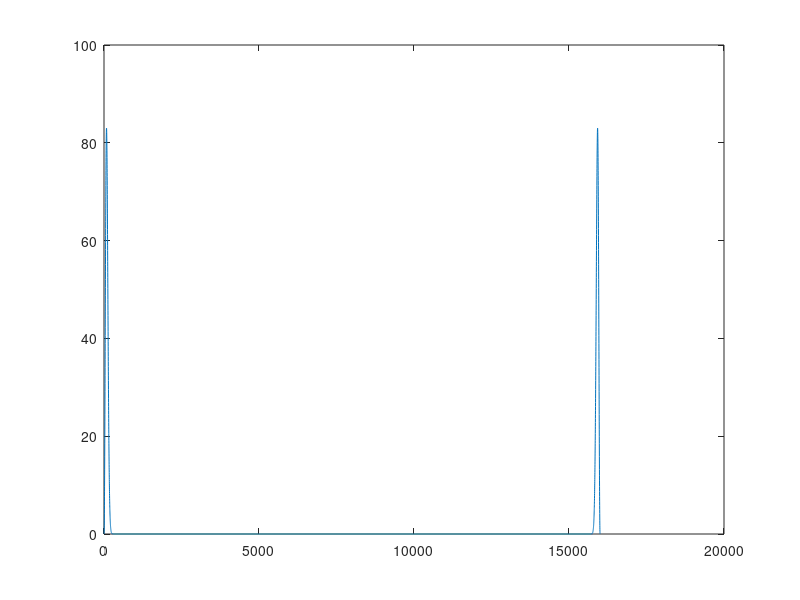
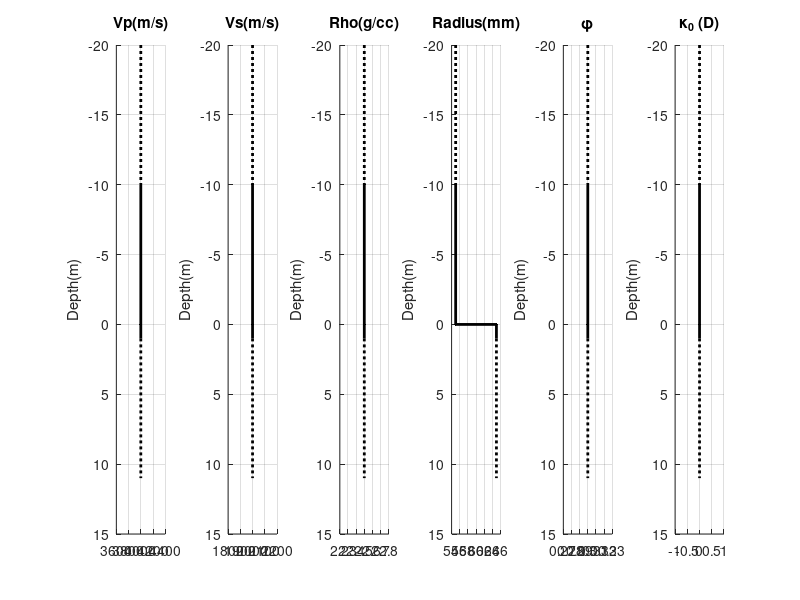

MATLAB code to generate these figures, in order: (Note: this script raises an error after producing the figures.)
%Modeling_VSP_tubewave_Caliper_Change
% S. Minato
% Delft University of Technology
% s.minato-1@tudelft.nl
%
% This code calculates pressure waveforms at a borehole due to
% normally incidence plane P wave (vertical seismic profiling, VSP).
% The borehole is a circular column filled with fluid, 
% and it is embedded in horizontally layered media. 
%


%Note about the Skempton coefficient:
%      : Flag_Skempton switches the following two conditions.
%      : Flag_Skempton=0 -> pext=-1/3(txx+tyy+tzz).
%      : Flag_Skempton=1 -> pext=-1/3(txx+tyy+tzz)*B.
%      : "B" is the Skempton coefficient. 
%      : "B" is either calculated from given Vp and Vs (not recommended) or PE.B

%% This version of the code uses modeling parameters designed for a
%% homogeneous elastic medium with a step-like radius change

clear all
close all

Flag_Skempton=1; 


if(Flag_Skempton)
    disp('==========================')
    disp('pext=-1/3tii*B activated!')
    disp('==========================')
end


%===Construction of a layered model========
%   N-layer model (1 and N are half-spaces)
%==========================================
n=4; % Total number of layers
Vpvec=[4000 4000 4000 4000]; % size n. P-wave velocity at each layer (m/s)
Vsvec=[2000 2000 2000 2000]; % size n. S-wave velocity at each layer (m/s)
Rhovec=[2500 2500 2500 2500]; %Bulk density at each layer (kg/m3)
zn_org=[-10 0 1]; % size n-1. The depth of boundaries (m). 
rn=[0.055 0.055 0.065 0.065]; %size n. Borehole radius (m)


% Fluid properties
nu_dyn=1E-3; %Fluid dynamic viscosity (Pa*s)
Vf=1500;
Rhof=1000;
Kf=Rhof*Vf^2;%Fluid Bulk modulus

% Porous-layer properties 
Phivec=0.3*ones(1,n); %size n. Porosity (m3/m3)
Kappa0_vec=zeros(1,n); %size n. Static permeability (m^2), 1 Darcy=9.869E-13.


%--------------------------------------
% Waveform modeling parameters
%--------------------------------------
zvec_rec=[-20.05:0.1:20.05]; %Receiver depth locations (m)

dt=0.25E-4; %sampling interval (sec)
ns=16001; %sample number

tvec=[0:dt:(ns-1)*dt];%time vector
dw=1/tvec(end)*2*pi; %frequency sampling interval (radian)
wvec_org=[0:dw:(ns-1)*dw];

nw_proc=300; %sample number in frequency (< ns/2)
wvec_proc=wvec_org(1:nw_proc); %frequency vector (radian) where
                               %wavefield is calculated

%Note: Here I define the Ricker wavelet for the source signature. 
%    : The Haskel method for an elastic wavefield considers this source signature  
%    : as tzz. See below.

% Creating a source wavelet
f0=200; % center frequency (Hz)
delay=1/f0*2; % delay time (s)


Ricker=2*pi^2*f0^2*(1.0 - 2.0*(pi^2)*(f0^2)*((tvec-delay).^2)) .* exp(-(pi^2)*(f0^2)*((tvec-delay).^2)); %Ricker wavelet

Ricker=Ricker./max(abs(Ricker));

fRicker=conj(fft(Ricker)); %MATLAB FT -> Aki-Richards FT
figure;plot(abs(fft(Ricker)))


%Plotting the model
figure;
for in=1:n
    if(in==1)
        subplot(161),hold on;plot(Vpvec(in)*ones(1,2),[zn_org(in)-10 zn_org(in)],'k:','Linewidth',2)
        subplot(162),hold on;plot(Vsvec(in)*ones(1,2),[zn_org(in)-10 zn_org(in)],'k:','Linewidth',2)
        subplot(163),hold on;plot(Rhovec(in)*ones(1,2)*1E-3,[zn_org(in)-10 zn_org(in)],'k:','Linewidth',2)
        subplot(164),hold on;plot(rn(in)*ones(1,2)*1E+3,[zn_org(in)-10 zn_org(in)],'k:','Linewidth',2)
        subplot(165),hold on;plot(Phivec(in)*ones(1,2),[zn_org(in)-10 zn_org(in)],'k:','Linewidth',2)
        subplot(166),hold on;plot(Kappa0_vec(in)*ones(1,2)/9.869E-13,[zn_org(in)-10 zn_org(in)],'k:','Linewidth',2)
    elseif(in==n)
        subplot(161),hold on;plot(Vpvec(in)*ones(1,2),[zn_org(in-1) zn_org(in-1)+10],'k:','Linewidth',2)
        grid on;set(gca,'Ydir','Reverse');title('Vp(m/s)');ylabel('Depth(m)')
        subplot(162),hold on;plot(Vsvec(in)*ones(1,2),[zn_org(in-1) zn_org(in-1)+10],'k:','Linewidth',2)    
        grid on;set(gca,'Ydir','Reverse');title('Vs(m/s)');ylabel('Depth(m)')
        subplot(163),hold on;plot(Rhovec(in)*ones(1,2)*1E-3,[zn_org(in-1) zn_org(in-1)+10],'k:','Linewidth',2)    
        grid on;set(gca,'Ydir','Reverse');title('Rho(g/cc)');ylabel('Depth(m)')
        subplot(164),hold on;plot(rn(in)*ones(1,2)*1E3,[zn_org(in-1) zn_org(in-1)+10],'k:','Linewidth',2)    
        grid on;set(gca,'Ydir','Reverse');title('Radius(mm)');ylabel('Depth(m)')
        subplot(165),hold on;plot(Phivec(in)*ones(1,2),[zn_org(in-1) zn_org(in-1)+10],'k:','Linewidth',2)    
        grid on;set(gca,'Ydir','Reverse');title('\phi');ylabel('Depth(m)')
        subplot(166),hold on;plot(Kappa0_vec(in)*ones(1,2)/9.869E-13,[zn_org(in-1) zn_org(in-1)+10],'k:','Linewidth',2)    
        grid on;set(gca,'Ydir','Reverse');title('\kappa_0 (D)');ylabel('Depth(m)')
    else
        subplot(161),hold on;plot(Vpvec(in)*ones(1,2),[zn_org(in-1) zn_org(in)],'k-','Linewidth',2)
        subplot(161),hold on;plot([Vpvec(in-1) Vpvec(in)],ones(1,2)*zn_org(in-1),'k.-','Linewidth',2)
        subplot(162),hold on;plot(Vsvec(in)*ones(1,2),[zn_org(in-1) zn_org(in)],'k-','Linewidth',2)
        subplot(162),hold on;plot([Vsvec(in-1) Vsvec(in)],ones(1,2)*zn_org(in-1),'k.-','Linewidth',2)
        subplot(163),hold on;plot(Rhovec(in)*ones(1,2)*1E-3,[zn_org(in-1) zn_org(in)],'k-','Linewidth',2)
        subplot(163),hold on;plot([Rhovec(in-1) Rhovec(in)]*1E-3,ones(1,2)*zn_org(in-1),'k.-','Linewidth',2)
        subplot(164),hold on;plot(rn(in)*ones(1,2)*1E3,[zn_org(in-1) zn_org(in)],'k-','Linewidth',2)
        subplot(164),hold on;plot([rn(in-1) rn(in)]*1E3,ones(1,2)*zn_org(in-1),'k.-','Linewidth',2)
        subplot(165),hold on;plot(Phivec(in)*ones(1,2),[zn_org(in-1) zn_org(in)],'k-','Linewidth',2)
        subplot(165),hold on;plot([Phivec(in-1) Phivec(in)],ones(1,2)*zn_org(in-1),'k.-','Linewidth',2)
        subplot(166),hold on;plot(Kappa0_vec(in)*ones(1,2)/9.869E-13,[zn_org(in-1) zn_org(in)],'k-','Linewidth',2)
        subplot(166),hold on;plot([Kappa0_vec(in-1) Kappa0_vec(in)]/9.869E-13,ones(1,2)*zn_org(in-1),'k.-','Linewidth',2)
    end
    
end


%%===SHIFTING===
shift_z=0;
zn_proc=zn_org+shift_z; %
%%===SHIFTING===

%================================================================
%   1D Propagator-matrix method: Calculation of elastic wavefield
%   due to normal incidence plane P wave
%================================================================

uEvec_allfreq=zeros(2,n,nw_proc);%Upgoing and Downgoing potential amplitudes [Un;Dn] for each layer and all frequencies. "E" stands for Elastic wavefield.

for iw=2:nw_proc
    
    w=wvec_proc(iw);
    kp=w./Vpvec;
    
    %Constructing M matrix. size (2,2) and 1 to n-1
    Mn=zeros(2,2,n-1); 
    for in=1:n-1
        kp1=kp(in);
        kp2=kp(in+1);
        z1=zn_proc(in);
        rho1=Rhovec(in);
        rho2=Rhovec(in+1);
        
        a1=rho2/rho1;
        a2=kp2/kp1;
        
        m11=1.0/(2.0)*(a1+a2)*exp(i*(kp1-kp2)*z1); %note: Aki-Richards FT
        m12=1.0/(2.0)*(a1-a2)*exp(i*(kp1+kp2)*z1); 
        m21=1.0/(2.0)*(a1-a2)*exp(-i*(kp1+kp2)*z1); 
        m22=1.0/(2.0)*(a1+a2)*exp(-i*(kp1-kp2)*z1); 
        
        Mn(:,:,in)=[m11 m12; m21 m22];
    end


    %Calculating MT matrix, (2,2)
    MT=eye(2,2);
    for in=1:n-1
        MT=MT*Mn(:,:,in);    
    end
    %------------------------------
    % Solution at each layer
    %------------------------------
    uEvec=zeros(2,n);%=[Un;Dn] and each layer


    % Radiation condition at the top and the bottom layers
    
    % Definition of 'unit' amplitude source can be defined here.
    % Unit displacement -> (1/(i*kp(1))
    % Unit partivle velocity -> (1/(iw*i*kp(1))) 
    % Unit stress -> (-Rhovec(1)*w^2)
    D1=1/(-Rhovec(1)*w^2); %this simulate unit amplitudes in tzz, and defined source wavelet is applied in this unit
    
    %Additional phase shift due to shift_z
    D1=D1*exp(i*kp(1)*(-shift_z)); 

    Dn=D1/MT(2,2);
    uEvec(:,n)=[0.0;Dn];

    % Solving the potentials by connecting from below
    for in=n-1:-1:1
        uEvec(:,in)=Mn(:,:,in)*uEvec(:,in+1);    
    end

    % Check if uvec(:,1)==[U1;0]
    U1=MT(1,2)/MT(2,2)*D1;
    if (abs(uEvec(1,1)-U1) > 1E-5*abs(U1))
        disp("Warning:U1 is not retrieved after connecting Haskel matrix from below??")
        tmp_str=sprintf('iw=%d,U1=%f,uEvec(1,1)=%f\n',iw,U1,uEvec(1,1));
        disp(tmp_str)
    end

    uEvec_allfreq(:,:,iw)=uEvec;

end %freq


% $$$ return

%%Calculating time-domain waveforms using the potentials (Elastic wave)

fdata=zeros(length(zvec_rec),ns);

for irec=1:length(zvec_rec)
    znow=zvec_rec(irec)+shift_z;
    
    %Detecting a layer number
    tmp=zn_proc-znow;
    tmp(find(tmp<0))=Inf;
    [tmp1 tmp2]=min(tmp(:));
    in_now=tmp2;
    if(sum(isinf(tmp))==length(tmp))
        in_now=length(zn_proc)+1; %last layer
    end
    
    U_amp=squeeze(uEvec_allfreq(1,in_now,:)); %upgoing,layer in_now
    D_amp=squeeze(uEvec_allfreq(2,in_now,:)); %downgoing,layer in_now

    kpvec=wvec_proc/Vpvec(in_now);    
    
    phi=U_amp.'.*exp(-i*kpvec*znow)+D_amp.'.*exp(i*kpvec*znow); %displacement potential (note: kc homogenous)
    
    
    tmpdata=-i*kpvec.*U_amp.'.*exp(-i*kpvec*znow)...
            +i*kpvec.*D_amp.'.*exp(i*kpvec*znow); %displacement (uz)
    tmpdata=-i*wvec_proc.*tmpdata; %particle velocity (vz)
    

    tmpdata=tmpdata.*fRicker(1:nw_proc); %Note: Unit incident wave is
                                         % assumed in potential
                                         % (see the phase difference between phi and tmpdata above)
    fdata(irec,1:nw_proc)=tmpdata;
end

fdata(:,1)=0;
fdata=conj(fdata); %Aki-Richards FT -> MATLAB FT
data=ifft(fdata,[],2,'symmetric');
data_E=data.';

figure;imagesc(zvec_rec,tvec,data_E);colorbar;
title("Elastic wave (VZ)")
xlabel('Receiver depth (m)');ylabel('Time (s)')


%==================================================================
%   1D Propagator-matrix method: Calculation of a borehole pressure 
%   field using the elastic-wavefield potential amplitudes
%================================================================

%Necessary elastic moduli and velocities
Evec=Rhovec.*Vsvec.^2.*(3*Vpvec.^2-4*Vsvec.^2)./(Vpvec.^2-Vsvec.^2); %size n. Young's modulus
mu_vec=Rhovec.*Vsvec.^2; %size n. Shear modulus
lambda_vec=Rhovec.*Vpvec.^2-2*mu_vec; %size n. Lame constant
Kvec=lambda_vec+2/3*mu_vec; %size n. Bulk modulus
CT0vec=sqrt(Vf^2./(1+Rhof*Vf^2./(Rhovec.*Vsvec.^2))); %size n. Tube-wave velocity without porous-layer effects

%Porous-layer effects: Diffusivity (Ionov, eq. A3)
Diffvec=sqrt(Kappa0_vec*Kf./(nu_dyn*Phivec));
TFvec=rn.^2./Diffvec.^2; %(See Ionov after eq. A6) Note: kappa0=0 becomes TF=Inf. In this case, there are no porous-layer effects.



%
uvec_allfreq=zeros(2,n,nw_proc);%Upgoing and Downgoing tube-wave potential amplitudes [Un;Dn] for each layer and all frequencies.

Cy2vec=Evec/Rhof;


if(Flag_Skempton)
    disp('==========================')
    disp('pext=-1/3tii*B activated!')
    disp('==========================')
end

for iw=2:nw_proc
    
    w=wvec_proc(iw);
    kp=w./Vpvec;
    
    %Porous layer effects: Calculating the function PHI of Ionov
    %   and correponding tube-wave velocities
    %Note: all variables related to the porous layer assumes MATLAB-FT
    tmp=sqrt(i*w*TFvec); %be carefull INF when kappa0=0
    PHI_IONOV=tmp.^(-1).*besselk(1,tmp)./besselk(0,tmp); %be careful NaN when kappa0=0

    %Tube-wave velocity including the porous-layer effects
    CTvec=CT0vec.*sqrt(...
          1./(1+2*Phivec.*Rhof/Kf.*CT0vec.^2.*PHI_IONOV));

    %Removing NaN when kappa0=0 (those CTs are CT0)
    CTvec(find(Kappa0_vec==0))=CT0vec(find(Kappa0_vec==0));
    CTvec=conj(CTvec); %MATLAB FT -> Aki-Richards FT
    
    kn=w./CTvec;   

    %Constructing M matrix. size (2,2) and 1 to n-1
    Mn=zeros(2,2,n-1); 
    for in=1:n-1
        r1=rn(in);
        r2=rn(in+1);
        k1=kn(in);
        k2=kn(in+1);
        z1=zn_proc(in);
 
        a1=r1^2*k1+r2^2*k2;
        a2=r1^2*k1-r2^2*k2;
        
        m11=a1*exp(i*(k1-k2)*z1); %note: Aki-Richards FT
        m12=a2*exp(i*(k1+k2)*z1); 
        m21=a2*exp(-i*(k1+k2)*z1); 
        m22=a1*exp(-i*(k1-k2)*z1); 

        Mn(:,:,in)=1/(2*r1^2*k1)*[m11 m12; m21 m22];
    end

    %Constructing S matrix. size (2,1) and 1 to n-1
    Sn=zeros(2,n-1); 
    for in=1:n-1        
        r1=rn(in);
        r2=rn(in+1);
        k1=kn(in);
        z1=zn_proc(in);
        
        kp1=kp(in);
        Cy_square=Cy2vec(in);
        E1=Evec(in);
        Vp_now=Vpvec(in);
        Vs_now=Vsvec(in);
        CT_now=CTvec(in);
        Porosity_now=Phivec(in);
        PHI_IONOV_now=conj(PHI_IONOV(in)); %MATLAB FT -> Aki-Richards FT
        K_now=Kvec(in); %Bulk modulus
        
        %Evalauting the discontinuities (delta_p and delta_vz)
        %due to external effective stress.
        %I am at z1=zn(in). Thus, z0=zn(in-1)
        if (in==1) %In this case, z0 is -Inf
           I1=0;
           I2=0;
           I3=0;
           I4=0;
        else
            z0=zn_proc(in-1);

            %Integartion element I1:
            I1=exp(i*k1*z1)/i/(-k1+kp1)*(exp(i*(-k1+kp1)*z1)-exp(i*(-k1+kp1)*z0))...
               -exp(-i*k1*z1)/i/(k1+kp1)*(exp(i*(k1+kp1)*z1)-exp(i*(k1+kp1)*z0));
            %Integartion element I2:
            I2=exp(i*k1*z1)/i/(-k1-kp1)*(exp(i*(-k1-kp1)*z1)-exp(i*(-k1-kp1)*z0))...
               -exp(-i*k1*z1)/i/(k1-kp1)*(exp(i*(k1-kp1)*z1)-exp(i*(k1-kp1)*z0));
            %Integartion element I3:
            I3=exp(i*k1*z1)/i/(-k1+kp1)*(exp(i*(-k1+kp1)*z1)-exp(i*(-k1+kp1)*z0))...
               +exp(-i*k1*z1)/i/(k1+kp1)*(exp(i*(k1+kp1)*z1)-exp(i*(k1+kp1)*z0));
            %Integartion element I4:
            I4=exp(i*k1*z1)/i/(-k1-kp1)*(exp(i*(-k1-kp1)*z1)-exp(i*(-k1-kp1)*z0))...
               +exp(-i*k1*z1)/i/(k1-kp1)*(exp(i*(k1-kp1)*z1)-exp(i*(k1-kp1)*z0));

        end        
        %---the discontinuities (delta_p and delta_vz) due to elastic wave---
        U_Eamp=squeeze(uEvec_allfreq(1,in,iw)); %upgoing elastic wave,layer in
        D_Eamp=squeeze(uEvec_allfreq(2,in,iw)); %downgoing elastic wave,layer in

        A1P=w^2/kp1*(1/(2*Vs_now^2)-1/Vp_now^2);
        delta_p_A=-i*w*Rhof*CT_now*kp1*A1P...
                  *(D_Eamp*I1+U_Eamp*I2);
        delta_vz_A=-i*w*kp1*A1P...
                  *(D_Eamp*I3+U_Eamp*I4);
        
        
 

        if (Kappa0_vec(in)~=0)
            %the discontinuities (delta_p and delta_vz) due to a porous layer 
            %(PHI_IONOV_now from Aki-Richards FT)
            delta_p_B=Rhof*CT_now*(-i*w*Porosity_now/Kf*PHI_IONOV_now)*w^2/Vp_now^2*K_now...
                      *(D_Eamp*I1+U_Eamp*I2);
            delta_vz_B=(-i*w*Porosity_now/Kf*PHI_IONOV_now)*w^2/Vp_now^2*K_now...
                *(D_Eamp*I3+U_Eamp*I4);
            
        
            %%Option B
            if(Flag_Skempton)
                % The following two lines calculates the Skempton coefficient (B)
                % assuming the given Vp and Vs to be those in the drained condition.
                % This is not recommended.
% $$$                 K_d=K_now; %assuming Vp and Vs are drained
% $$$                 B=1-1/(1+Kf/(Porosity_now*K_d)); %skepmton coefficient
                % The following line uses the Skempton coefficient (B) 
                % provided in PE.B (recommended)
                B=PE.B;

                %Application of the Skempton coefficient (B)
                delta_p_B=B*delta_p_B;
                delta_vz_B=B*delta_vz_B;                
            end
            
        else
            delta_p_B=0;
            delta_vz_B=0;
        end

 
        %Calculating Sn=-An^(-1)*[delta_p;rn^2*delta_vz]
        Aninv=[exp(i*k1*z1)/(2*w^2*Rhof) -exp(i*k1*z1)/(2*w*pi*r1^2*k1);
               exp(-i*k1*z1)/(2*w^2*Rhof) exp(-i*k1*z1)/(2*w*pi*r1^2*k1)]; 

    
        %Additional injection source (q) due to the step-like change in the radius
        tmpdata=-i*kp1.*U_Eamp.'.*exp(-i*kp1*z1)...
                +i*kp1.*D_Eamp.'.*exp(i*kp1*z1); %displacement (uz)
        tmpdata=-i*w.*tmpdata; %particle velocity (vz)
        
        %---Kurkjian's dV due to P-wave vz:velocity---
        dVn=pi*(r2^2-r1^2)*tmpdata;  %dV/dt=pi(r2^2-r1^2)*vz
        dvz=dVn/(pi*r1^2); %displacement src = qsrc
                           %=dV/dt/(pi*r1^2)@media 1
        %-----------------------------------

        %The total discontinuities
        dp_total=delta_p_A+delta_p_B;
        dvz_total=delta_vz_A+delta_vz_B+dvz;
        
        %The source term
        Sn(:,in)=1/(2*Rhof*w^2*k1)*[(Rhof*w*dvz_total-k1*dp_total)*exp(i*k1*z1);...
                                   -(Rhof*w*dvz_total+k1*dp_total)*exp(-i*k1*z1)];


    end

    
    %Calculating MT matrix, (2,2), and ST matrix, (2,1)
    MT=eye(2,2);
    ST=zeros(2,1);
    for in=1:n-1
        ST=ST+MT*Sn(:,in);
        MT=MT*Mn(:,:,in);    
    end

    %------------------------------
    % Solution at each layer
    %------------------------------
    uvec=zeros(2,n);%=[Un;Dn] and each layer

     
    % Radiation condition at the top and the bottom layers
            
    % Bottom layer Un is known from
    % the amplitude of incidence wave at the bottom layer. 
    % This assumes that there is a downgoing wave only in the elastic wavefield.
    D_Eamp=squeeze(uEvec_allfreq(2,n,iw)); %downgoing elastic wave,layer in
    
    z0=zn_proc(n-1);
    k1=kn(n);
    kp1=kp(n);
    Vp_now=Vpvec(n);
    Vs_now=Vsvec(n);
    CT_now=CTvec(n);

    %Integration element I1:
    I1=2*k1/i/(kp1^2-k1^2)*(exp(i*kp1*z0));

    %Integration element I3:
    I3=2*kp1/i/(kp1^2-k1^2)*(exp(i*kp1*z0));


    A1P=w^2/kp1*(1/(2*Vs_now^2)-1/Vp_now^2);
    delta_p_A=-i*w*Rhof*CT_now*kp1*A1P...
              *(D_Eamp*I1);
    delta_vz_A=-i*w*kp1*A1P...
        *(D_Eamp*I3);
    
    Un=exp(i*k1*z0)/(2*Rhof*w^2*k1)*(...
        k1*delta_p_A-Rhof*w*delta_vz_A...
        );
    
    

    % Top layer D1 is known from
    % the amplitude of incidence wave at the top layer.
    % This assumes downgoing and upgoing waves in the elastic wavefield.
    D_Eamp=squeeze(uEvec_allfreq(2,1,iw)); %downgoing elastic wave,layer in
    U_Eamp=squeeze(uEvec_allfreq(1,1,iw)); %downgoing elastic wave,layer in
    
    %z0 is -inf
    z1=zn_proc(1);
    k1=kn(1);
    kp1=kp(1);
    Vp_now=Vpvec(1);
    Vs_now=Vsvec(1);
    CT_now=CTvec(1);

    %Integration element I1:
    I1=2*k1/i/(kp1^2-k1^2)*(exp(i*kp1*z1));

    %Integration element I2:
    I2=2*k1/i/(kp1^2-k1^2)*(exp(-i*kp1*z1));
    
    %Integration element I3:
    I3=2*kp1/i/(kp1^2-k1^2)*(exp(i*kp1*z1));
    
    %Integration element I4:
    I4=-2*kp1/i/(kp1^2-k1^2)*(exp(-i*kp1*z1));

    A1P=w^2/kp1*(1/(2*Vs_now^2)-1/Vp_now^2);
    delta_p_A=-i*w*Rhof*CT_now*kp1*A1P...
              *(D_Eamp*I1+U_Eamp*I2);
    delta_vz_A=-i*w*kp1*A1P...
        *(D_Eamp*I3+U_Eamp*I4);
    
    
    D1=exp(-i*k1*z1)/(2*Rhof*w^2*k1)*(...
        k1*delta_p_A+Rhof*w*delta_vz_A...
        );
    
    % Setting up the relation [U1;D1]=MT*[Un;Dn]+ST
    Dn=(D1-MT(2,1)*Un-ST(2))/MT(2,2);
    U1=MT(1,1)*Un+MT(1,2)/MT(2,2)*(D1-MT(2,1)*Un-ST(2))+ST(1);
    
    uvec(:,n)=[Un;Dn];

        
    % Solving the potentials by connecting from below
    for in=n-1:-1:1
        uvec(:,in)=Mn(:,:,in)*uvec(:,in+1)+Sn(:,in);    
    end

    uvec_allfreq(:,:,iw)=uvec;

end %freq


%%Calculating time-domain waveforms using the potentials (Borehole)

fdata=zeros(length(zvec_rec),ns);

for irec=1:length(zvec_rec)
    znow=zvec_rec(irec)+shift_z;
    
    %Detecting a layer number
    tmp=zn_proc-znow;
    tmp(find(tmp<0))=Inf;
    [tmp1 tmp2]=min(tmp(:));
    in_now=tmp2;
    if(sum(isinf(tmp))==length(tmp))
        in_now=length(zn_proc)+1; %last layer
    end

    
    U_amp=squeeze(uvec_allfreq(1,in_now,:)); %upgoing,layer in_now
    D_amp=squeeze(uvec_allfreq(2,in_now,:)); %downgoing,layer in_now


    if(Kappa0_vec(in_now)~=0)
        
        %Porous layer effects: Calculating the function PHI of Ionov
        %   and correponding tube-wave velocities
        %Note: all variables related to the porous layer assumes MATLAB-FT
        tmp=sqrt(i*wvec_proc*TFvec(in_now)); %be carefull INF when kappa0=0
        PHI_IONOV=tmp.^(-1).*besselk(1,tmp)./besselk(0,tmp); %be careful NaN when kappa0=0

        %Tube-wave velocity including the porous-layer effects
        CTvec=CT0vec(in_now).*sqrt(...
            1./(1+2*Phivec(in_now)*Rhof/Kf.*CT0vec(in_now).^2.*PHI_IONOV)); %this is a frequency-vector version.

        
        CTvec=conj(CTvec); %MATLAB FT -> Aki-Richards FT
        
        kcvec=wvec_proc./CTvec;
    else     
        kcvec=wvec_proc./CT0vec(in_now);
    end
    

    phi=U_amp.'.*exp(-i*kcvec*znow)+D_amp.'.*exp(i*kcvec*znow); %displacement potential (note: kc homogenous)
    tmpdata=Rhof*wvec_proc.^2.*phi; %pressure
                                 
    
    %Evalauting the discontinuities (delta_p and delta_vz)
    %due to external effective stress.
    %Note:multiple-freq vector version    
    %I am at z1=zvec(irec). z0 is the nearest boundary in the negative z direction
    
    
    if(in_now==1)
        z1=znow; 
        z0=zn_proc(1);
    elseif(in_now==n)
        z1=znow; 
        z0=zn_proc(n-1);        
    else
        z1=znow; 
        z0=zn_proc(in_now-1);
    end    
    
    %I am at in=in_now
    k1vec=kcvec;    
    kp1vec=wvec_proc/Vpvec(in_now);
    Cy_square=Cy2vec(in_now);
    E1=Evec(in_now);
    Vp_now=Vpvec(in_now);
    Vs_now=Vsvec(in_now);


    %Integration element I1:
    I1=exp(i*k1vec.*z1)/i./(-k1vec+kp1vec).*(exp(i*(-k1vec+kp1vec)*z1)-exp(i*(-k1vec+kp1vec)*z0))...
       -exp(-i*k1vec.*z1)/i./(k1vec+kp1vec).*(exp(i*(k1vec+kp1vec)*z1)-exp(i*(k1vec+kp1vec)*z0));
    %Integration element I2:
    I2=exp(i*k1vec.*z1)/i./(-k1vec-kp1vec).*(exp(i*(-k1vec-kp1vec)*z1)-exp(i*(-k1vec-kp1vec)*z0))...
       -exp(-i*k1vec*z1)/i./(k1vec-kp1vec).*(exp(i*(k1vec-kp1vec)*z1)-exp(i*(k1vec-kp1vec)*z0));
    %Integration element I3:
    I3=exp(i*k1vec*z1)/i./(-k1vec+kp1vec).*(exp(i*(-k1vec+kp1vec)*z1)-exp(i*(-k1vec+kp1vec)*z0))...
       +exp(-i*k1vec*z1)/i./(k1vec+kp1vec).*(exp(i*(k1vec+kp1vec)*z1)-exp(i*(k1vec+kp1vec)*z0));
    %Integration element I4:
    I4=exp(i*k1vec*z1)/i./(-k1vec-kp1vec).*(exp(i*(-k1vec-kp1vec)*z1)-exp(i*(-k1vec-kp1vec)*z0))...
       +exp(-i*k1vec*z1)/i./(k1vec-kp1vec).*(exp(i*(k1vec-kp1vec)*z1)-exp(i*(k1vec-kp1vec)*z0));
    
    if(Kappa0_vec(in_now)~=0)
        CT_now=CTvec; %vector
    else
        CT_now=CT0vec(in_now); %scalar
    end            

    %---the discontinuities (delta_p and delta_vz) due to elastic wave---
    U_Eamp=squeeze(uEvec_allfreq(1,in_now,:)); %upgoing elastic wave,layer in_now
    D_Eamp=squeeze(uEvec_allfreq(2,in_now,:)); %downgoing elastic wave,layer in_now
    
    U_Eamp=U_Eamp.';
    D_Eamp=D_Eamp.';
    
    A1P=wvec_proc.^2./kp1vec*(1/(2*Vs_now^2)-1/Vp_now^2);
    delta_p_A=-i*wvec_proc*Rhof.*CT_now.*kp1vec.*A1P...
              .*(D_Eamp.*I1+U_Eamp.*I2);

    %the discontinuities (delta_p and delta_vz) due to a porous layer 
    %(PHI_IONOV_now from Aki-Richards FT)
    if(Kappa0_vec(in_now)~=0)        
        Porosity_now=Phivec(in_now);                
        K_now=Kvec(in_now);

        delta_p_B=Rhof*CT_now.*(-i*wvec_proc*Porosity_now/Kf.*conj(PHI_IONOV)).*wvec_proc.^2/Vp_now^2*K_now...
                  .*(D_Eamp.*I1+U_Eamp.*I2); %BUGFIX
    
        %%Option B
        if(Flag_Skempton)
                % The following two lines calculates the Skempton coefficient (B)
                % assuming the given Vp and Vs to be those in the drained condition.
                % This is not recommended.
% $$$                 K_d=K_now; %assuming Vp and Vs are drained
% $$$                 B=1-1/(1+Kf/(Porosity_now*K_d)); %skepmton coefficient
                % The following line uses the Skempton coefficient (B) 
                % provided in PE.B (recommended)
                B=PE.B;

                %Application of the Skempton coefficient (B)
                delta_p_B=B*delta_p_B;
        end
    
    else     
        delta_p_B=0;
    end
    
    
    
    tmpdata=tmpdata+delta_p_A+delta_p_B;
    tmpdata=tmpdata.*fRicker(1:nw_proc); %Note: "Unit incident wave" is
                                         % defined in elastic-wave potentials

    
    fdata(irec,1:nw_proc)=tmpdata;
end

    
fdata(:,1)=0;
fdata=conj(fdata); %Aki-Richards FT -> MATLAB FT
data=ifft(fdata,[],2,'symmetric');
data_B=data.';

figure;imagesc(zvec_rec,tvec,data_B);colorbar;
title("Borehole response")
xlabel('Receiver depth (m)');ylabel('Time (s)')


return

%%Comparison with analytical solutions

%Top
Vp0=Vpvec(1);
Vs0=Vsvec(1);
Rho0=Rhovec(1);
r0=rn(2);
r1=rn(3);


VT0=sqrt(Vf^2/(1+Rhof*Vf^2/(Rho0*Vs0^2)))

iw=40;%dummy
w=wvec_proc(iw);
kp0=wvec_proc(iw)/Vp0;
k0=wvec_proc(iw)/VT0;

AP0=wvec_proc(iw).^2./kp0*(1/(2*Vs0^2)-1/Vp0^2);

%upper layer
De0=1/(-Rhovec(1)*w^2); %unit amplitude in tzz
p_direct0=-Rhof*VT0*w*2*k0*kp0*AP0*De0/(kp0^2-k0^2);
p_gen0=-Rhof*VT0*w*kp0/(kp0^2-k0^2)*(r0^2-r1^2)/(r0^2+r1^2)*(2*AP0*kp0-k0^2+kp0^2)*De0;
%lower layer = upper layer

delay_Haskel=-0.004;

%+-10.05m (pressure)
irec_H1=find(abs(zvec_rec+10.05)<0.001);
irec_H2=find(abs(zvec_rec-10.05)<0.001);

figure;
subplot(211),plot(tvec+delay_Haskel,data_B(:,irec_H1))
hold on;plot([0.003 0.004],[1 1]*p_direct0,'k-','linewidth',2)
hold on;plot([0.013 0.014],[1 1]*p_gen0,'k-','linewidth',2)
xlabel('Lapse time (s)')
ylabel('Pressure (Pa)')
title('-10.05m')
tmpa=axis;axis([0 0.02 -0.12 0.1])
grid on;
subplot(212),plot(tvec+delay_Haskel,data_B(:,irec_H2))
hold on;plot([0.008 0.009],[1 1]*p_direct0,'k-','linewidth',2)
hold on;plot([0.013 0.014],[1 1]*p_gen0,'k-','linewidth',2)
xlabel('Lapse time (s)')
ylabel('Pressure (Pa)')
title('+10.05m')
tmpa=axis;axis([0 0.02 -0.12 0.1])
grid on;







